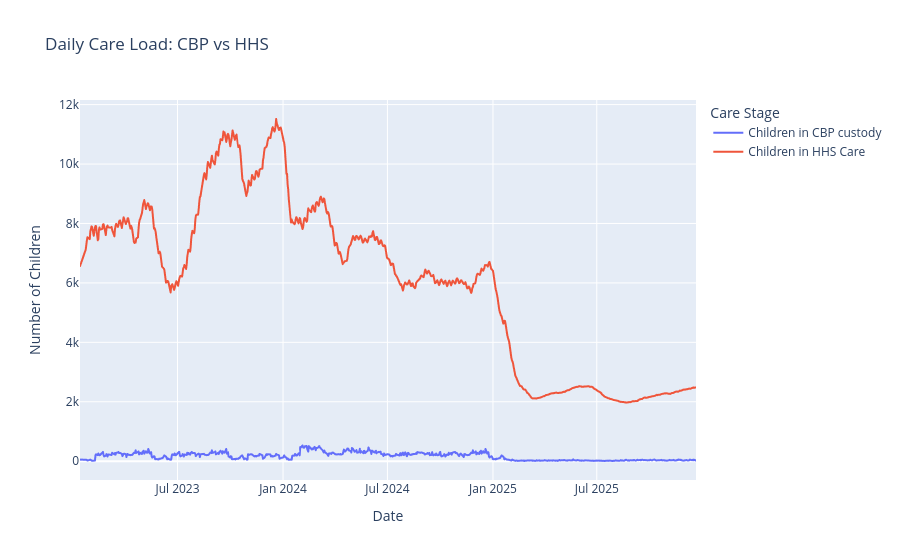
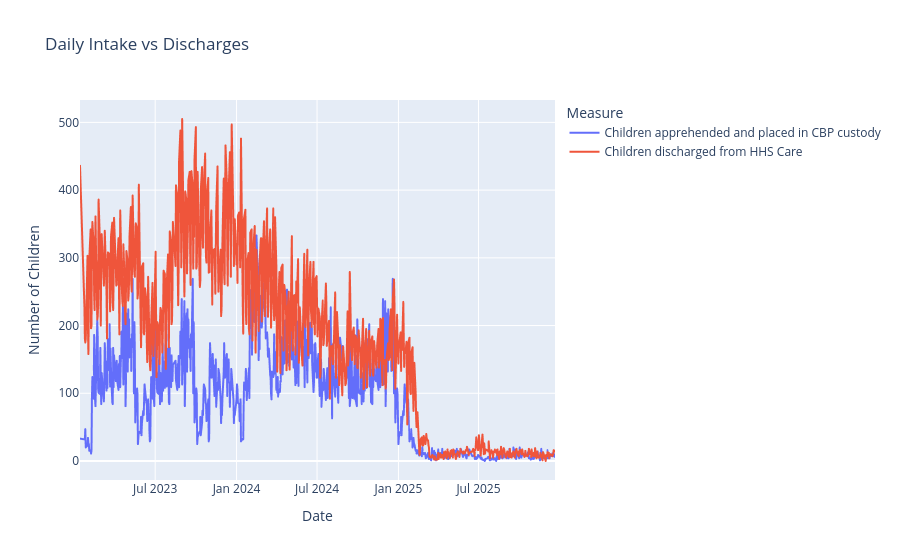
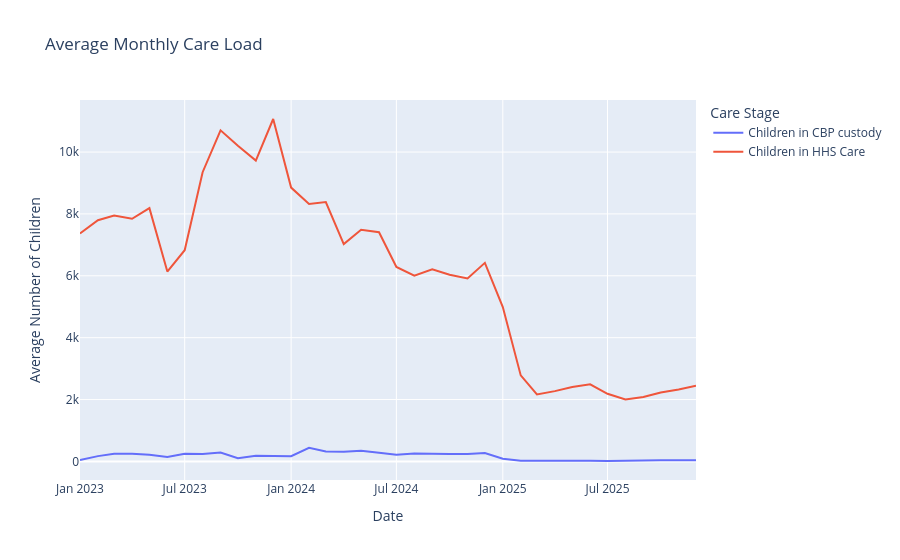
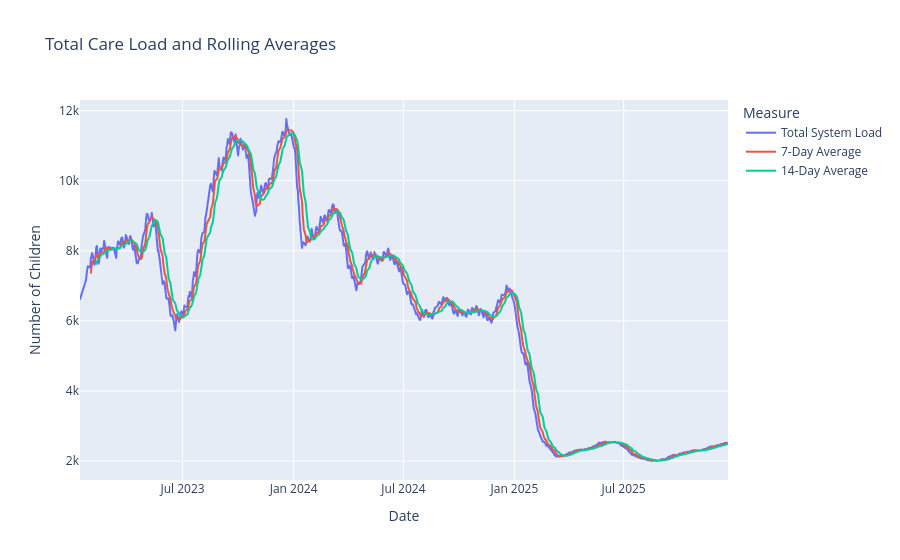

Write notebook code for charts like these, in order.
### Code cell
# # System Capacity & Care Load Analytics: EDA, KPIs and Forecasting
 
# %% [markdown]
# ## 1. Import libraries
# %%
import pandas as pd
import numpy as np
import matplotlib.pyplot as plt
import seaborn as sns
import plotly.express as px
from sklearn.metrics import mean_absolute_error, mean_squared_error
from statsmodels.tsa.arima.model import ARIMA
 
pd.set_option("display.max_columns", None)
print("Libraries ready!")
 
# %% [markdown]
# ## 2. Load the dataset
# %%
df = pd.read_csv("../data/HHS_Unaccompanied_Alien_Children_Program.csv")
print("Dataset loaded:", df.shape)
df.head()
 
# %% [markdown]
# ## 3. Clean column names
# %%
COLS = [
    "Children apprehended and placed in CBP custody",
    "Children in CBP custody",
    "Children transferred out of CBP custody",
    "Children in HHS Care",
    "Children discharged from HHS Care",
]
 
df.columns = (
    df.columns
      .str.replace("\ufeff", "", regex=False)   # hidden BOM character
      .str.replace("*", "", regex=False)        # footnote asterisk
      .str.replace(r"\s+", " ", regex=True)     # extra spaces / line breaks
      .str.strip()
)
 
# If the file has 6 columns in the expected order, set exact names by position
if df.shape[1] == 6:
    df.columns = ["Date"] + COLS
 
print(df.columns.tolist())
 
missing_cols = [c for c in ["Date"] + COLS if c not in df.columns]
print("Missing columns:", missing_cols)
 
# %% [markdown]
# ## 4. Dates, sorting, duplicates
# %%
df["Date"] = pd.to_datetime(df["Date"], errors="coerce")
print("Invalid dates:", df["Date"].isna().sum())
 
df = df.dropna(subset=["Date"]).sort_values("Date").reset_index(drop=True)
 
print("First date:", df["Date"].min())
print("Last date:", df["Date"].max())
print("Duplicate dates:", df["Date"].duplicated().sum())
 
# %% [markdown]
# ## 5. Numeric conversion and missing values
# %%
count_cols = COLS
 
for col in count_cols:
    df[col] = pd.to_numeric(
        df[col].astype(str).str.replace(",", "", regex=False),
        errors="coerce"
    )
 
print("Missing values:")
display(df.isnull().sum())
print("Data types:")
display(df.dtypes)
display(df.describe(include="all"))
 
# %% [markdown]
# ## 6. Validation flags
# %%
print("Negative values by column:")
display(df[count_cols].lt(0).sum())
 
df["Flag_Transfer_Exceeds_CBP"] = (
    df["Children transferred out of CBP custody"] > df["Children in CBP custody"]
)
df["Flag_Discharge_Exceeds_HHS"] = (
    df["Children discharged from HHS Care"] > df["Children in HHS Care"]
)
 
print("Transfer flags:", df["Flag_Transfer_Exceeds_CBP"].sum())
print("Discharge flags:", df["Flag_Discharge_Exceeds_HHS"].sum())
 
# %% [markdown]
# ## 7. Missing calendar dates
# %%
all_dates = pd.date_range(df["Date"].min(), df["Date"].max(), freq="D")
missing_dates = all_dates.difference(df["Date"])
 
print("Expected calendar days:", len(all_dates))
print("Missing calendar dates:", len(missing_dates))
print(missing_dates[:20])
 
# %% [markdown]
# ## 8. Exploratory Data Analysis
# %%
display(df[count_cols].describe().T)
 
# %%
fig = px.line(
    df, x="Date",
    y=["Children in CBP custody", "Children in HHS Care"],
    title="Daily Care Load: CBP vs HHS",
    labels={"value": "Number of Children", "Date": "Date", "variable": "Care Stage"}
)
fig.show()
 
# %%
fig = px.line(
    df, x="Date",
    y=["Children apprehended and placed in CBP custody",
       "Children discharged from HHS Care"],
    title="Daily Intake vs Discharges",
    labels={"value": "Number of Children", "Date": "Date", "variable": "Measure"}
)
fig.show()
 
# %%
monthly = (
    df.set_index("Date")[count_cols]
      .resample("MS").mean()
      .reset_index()
)
fig = px.line(
    monthly, x="Date",
    y=["Children in CBP custody", "Children in HHS Care"],
    title="Average Monthly Care Load",
    labels={"value": "Average Number of Children", "variable": "Care Stage"}
)
fig.show()
 
# %%
plt.figure(figsize=(11, 7))
sns.heatmap(df[count_cols].corr(), annot=True, cmap="coolwarm", fmt=".2f")
plt.title("Correlation Between Recorded Variables")
plt.tight_layout()
plt.show()
 
# %% [markdown]
# ## 9. Feature engineering and KPIs
# %%
df["Total System Load"] = df["Children in CBP custody"] + df["Children in HHS Care"]
df["Net HHS Intake"] = (
    df["Children transferred out of CBP custody"] - df["Children discharged from HHS Care"]
)
df["Daily System Load Change"] = df["Total System Load"].diff()
df["Care Load Growth Rate (%)"] = df["Total System Load"].pct_change(fill_method=None) * 100
df["7-Day Average"] = df["Total System Load"].rolling(7, min_periods=7).mean()
df["14-Day Average"] = df["Total System Load"].rolling(14, min_periods=14).mean()
 
df["Positive HHS Intake"] = (df["Net HHS Intake"] > 0).astype(int)
df["Positive Intake Days (7-day)"] = df["Positive HHS Intake"].rolling(7, min_periods=7).sum()
df["Sustained HHS Pressure"] = df["Positive Intake Days (7-day)"] >= 5
 
fig = px.line(
    df, x="Date",
    y=["Total System Load", "7-Day Average", "14-Day Average"],
    title="Total Care Load and Rolling Averages",
    labels={"value": "Number of Children", "variable": "Measure"}
)
fig.show()
 
# %%
total_load = df["Total System Load"].dropna()
net_intake = df["Net HHS Intake"].dropna()
 
kpis = {
    "Latest Total System Load": total_load.iloc[-1],
    "Average Daily System Load": total_load.mean(),
    "Maximum Recorded System Load": total_load.max(),
    "Average Net HHS Intake": net_intake.mean(),
    "Positive Net Intake Days": (net_intake > 0).sum(),
    "Negative Net Intake Days": (net_intake < 0).sum(),
}
display(pd.Series(kpis, name="Value").to_frame())
 
total_transfers = df["Children transferred out of CBP custody"].sum(min_count=1)
total_discharges = df["Children discharged from HHS Care"].sum(min_count=1)
discharge_offset_ratio = (
    total_discharges / total_transfers
    if pd.notna(total_transfers) and total_transfers != 0 else np.nan
)
print("Discharge Offset Ratio:", discharge_offset_ratio)
 
# %% [markdown]
# ## 10. Forecasting
# One row per date, regular daily index (gaps interpolated, document in report)
forecast_df = (
    df[["Date", "Total System Load"]]
    .dropna()
    .drop_duplicates("Date")
    .sort_values("Date")
    .set_index("Date")
    .asfreq("D")
)
n_gaps = forecast_df["Total System Load"].isna().sum()
forecast_df["Total System Load"] = forecast_df["Total System Load"].interpolate()
print("Gaps interpolated:", n_gaps)
print("Usable observations:", len(forecast_df))
 
#
split_index = int(len(forecast_df) * 0.8)
train = forecast_df.iloc[:split_index].copy()
test = forecast_df.iloc[split_index:].copy()
 
print("Training observations:", len(train))
print("Testing observations:", len(test))
print("Training ends:", train.index.max())
print("Testing begins:", test.index.min())
 

# Baseline: repeat last training value
baseline_predictions = np.repeat(train["Total System Load"].iloc[-1], len(test))
 
baseline_mae = mean_absolute_error(test["Total System Load"], baseline_predictions)
baseline_rmse = np.sqrt(mean_squared_error(test["Total System Load"], baseline_predictions))
print("Baseline MAE:", round(baseline_mae, 2))
print("Baseline RMSE:", round(baseline_rmse, 2))
 
# %%
# ARIMA(1,1,1)
fitted_model = ARIMA(train["Total System Load"], order=(1, 1, 1)).fit()
predictions = fitted_model.forecast(steps=len(test))
predictions.index = test.index
 
arima_mae = mean_absolute_error(test["Total System Load"], predictions)
arima_rmse = np.sqrt(mean_squared_error(test["Total System Load"], predictions))
print("ARIMA MAE:", round(arima_mae, 2))
print("ARIMA RMSE:", round(arima_rmse, 2))
 
# %%
results = pd.DataFrame({
    "Model": ["Naive baseline", "ARIMA(1,1,1)"],
    "MAE": [round(baseline_mae, 2), round(arima_mae, 2)],
    "RMSE": [round(baseline_rmse, 2), round(arima_rmse, 2)],
})
display(results)
 
comparison = pd.DataFrame({
    "Actual": test["Total System Load"],
    "Baseline": baseline_predictions,
    "ARIMA": predictions,
})
comparison.plot(figsize=(14, 6))
plt.title("Actual vs Forecasted Total System Load")
plt.ylabel("Number of Children")
plt.tight_layout()
plt.show()
 
# %%
# 30-day forecast: refit on all data
final_model = ARIMA(forecast_df["Total System Load"], order=(1, 1, 1)).fit()
future_forecast = final_model.forecast(steps=30)
 
future_df = pd.DataFrame({
    "Date": pd.date_range(forecast_df.index.max() + pd.Timedelta(days=1), periods=30, freq="D"),
    "Forecasted System Load": future_forecast.to_numpy(),
})
display(future_df.head(10))
 
fig = px.line(
    future_df, x="Date", y="Forecasted System Load",
    title="30-Day Total System Load Forecast",
    labels={"Forecasted System Load": "Number of Children"}
)
fig.show()
 
# %% [markdown]
# ## 11. Save outputs
# %%
df.to_csv("../data/cleaned_data.csv", index=False)
future_df.to_csv("../data/forecast_30_days.csv", index=False)
results.to_csv("../data/model_results.csv", index=False)
 
print("df:", df.shape, "| future_df:", future_df.shape)
print("Saved!")

### Figure 1 — Plotly figure (JSON) as saved in the notebook; plotly's stock layout.template omitted (floating-point values rounded to 4 significant figures; data arrays with more than 128 entries replaced by an {"elided": "..."} marker saying what was removed)
{"data": [{"hovertemplate": "Care Stage=Children in CBP custody<br>Date=%{x}<br>Number of Children=%{y}<extra></extra>", "legendgroup": "Children in CBP custody", "line": {"color": "#636efa", "dash": "solid"}, "marker": {"symbol": "circle"}, "mode": "lines", "name": "Children in CBP custody", "showlegend": true, "type": "scattergl", "x": {"elided": "720 str values"}, "xaxis": "x", "y": {"elided": "720 float values"}, "yaxis": "y"}, {"hovertemplate": "Care Stage=Children in HHS Care<br>Date=%{x}<br>Number of Children=%{y}<extra></extra>", "legendgroup": "Children in HHS Care", "line": {"color": "#EF553B", "dash": "solid"}, "marker": {"symbol": "circle"}, "mode": "lines", "name": "Children in HHS Care", "showlegend": true, "type": "scattergl", "x": {"elided": "720 str values"}, "xaxis": "x", "y": {"elided": "720 float values"}, "yaxis": "y"}], "layout": {"legend": {"title": {"text": "Care Stage"}, "tracegroupgap": 0}, "title": {"text": "Daily Care Load: CBP vs HHS"}, "xaxis": {"anchor": "y", "domain": [0, 1], "title": {"text": "Date"}}, "yaxis": {"anchor": "x", "domain": [0, 1], "title": {"text": "Number of Children"}}}}

### Figure 2 — Plotly figure (JSON) as saved in the notebook; plotly's stock layout.template omitted (floating-point values rounded to 4 significant figures; data arrays with more than 128 entries replaced by an {"elided": "..."} marker saying what was removed)
{"data": [{"hovertemplate": "Measure=Children apprehended and placed in CBP custody<br>Date=%{x}<br>Number of Children=%{y}<extra></extra>", "legendgroup": "Children apprehended and placed in CBP custody", "line": {"color": "#636efa", "dash": "solid"}, "marker": {"symbol": "circle"}, "mode": "lines", "name": "Children apprehended and placed in CBP custody", "showlegend": true, "type": "scattergl", "x": {"elided": "720 str values"}, "xaxis": "x", "y": {"elided": "720 float values"}, "yaxis": "y"}, {"hovertemplate": "Measure=Children discharged from HHS Care<br>Date=%{x}<br>Number of Children=%{y}<extra></extra>", "legendgroup": "Children discharged from HHS Care", "line": {"color": "#EF553B", "dash": "solid"}, "marker": {"symbol": "circle"}, "mode": "lines", "name": "Children discharged from HHS Care", "showlegend": true, "type": "scattergl", "x": {"elided": "720 str values"}, "xaxis": "x", "y": {"elided": "720 float values"}, "yaxis": "y"}], "layout": {"legend": {"title": {"text": "Measure"}, "tracegroupgap": 0}, "title": {"text": "Daily Intake vs Discharges"}, "xaxis": {"anchor": "y", "domain": [0, 1], "title": {"text": "Date"}}, "yaxis": {"anchor": "x", "domain": [0, 1], "title": {"text": "Number of Children"}}}}

### Figure 3 — Plotly figure (JSON) as saved in the notebook; plotly's stock layout.template omitted (floating-point values rounded to 4 significant figures)
{"data": [{"hovertemplate": "Care Stage=Children in CBP custody<br>Date=%{x}<br>Average Number of Children=%{y}<extra></extra>", "legendgroup": "Children in CBP custody", "line": {"color": "#636efa", "dash": "solid"}, "marker": {"symbol": "circle"}, "mode": "lines", "name": "Children in CBP custody", "orientation": "v", "showlegend": true, "type": "scatter", "x": ["2023-01-01T00:00:00.000000", "2023-02-01T00:00:00.000000", "2023-03-01T00:00:00.000000", "2023-04-01T00:00:00.000000", "2023-05-01T00:00:00.000000", "2023-06-01T00:00:00.000000", "2023-07-01T00:00:00.000000", "2023-08-01T00:00:00.000000", "2023-09-01T00:00:00.000000", "2023-10-01T00:00:00.000000", "2023-11-01T00:00:00.000000", "2023-12-01T00:00:00.000000", "2024-01-01T00:00:00.000000", "2024-02-01T00:00:00.000000", "2024-03-01T00:00:00.000000", "2024-04-01T00:00:00.000000", "2024-05-01T00:00:00.000000", "2024-06-01T00:00:00.000000", "2024-07-01T00:00:00.000000", "2024-08-01T00:00:00.000000", "2024-09-01T00:00:00.000000", "2024-10-01T00:00:00.000000", "2024-11-01T00:00:00.000000", "2024-12-01T00:00:00.000000", "2025-01-01T00:00:00.000000", "2025-02-01T00:00:00.000000", "2025-03-01T00:00:00.000000", "2025-04-01T00:00:00.000000", "2025-05-01T00:00:00.000000", "2025-06-01T00:00:00.000000", "2025-07-01T00:00:00.000000", "2025-08-01T00:00:00.000000", "2025-09-01T00:00:00.000000", "2025-10-01T00:00:00.000000", "2025-11-01T00:00:00.000000", "2025-12-01T00:00:00.000000"], "xaxis": "x", "y": [43.88, 171.3, 245.1, 250.2, 217.0, 145.7, 245.3, 237.2, 291.1, 102.9, 183.5, 186.6, 170.6, 441.6, 321.2, 309.2, 345.8, 284.0, 212.4, 254.5, 239.2, 243.4, 236.7, 271.7, 88.95, 22.68, 21.45, 24.87, 32.83, 19.06, 13.95, 25.6, 35.82, 34.33, 34.79, 36.2], "yaxis": "y"}, {"hovertemplate": "Care Stage=Children in HHS Care<br>Date=%{x}<br>Average Number of Children=%{y}<extra></extra>", "legendgroup": "Children in HHS Care", "line": {"color": "#EF553B", "dash": "solid"}, "marker": {"symbol": "circle"}, "mode": "lines", "name": "Children in HHS Care", "orientation": "v", "showlegend": true, "type": "scatter", "x": ["2023-01-01T00:00:00.000000", "2023-02-01T00:00:00.000000", "2023-03-01T00:00:00.000000", "2023-04-01T00:00:00.000000", "2023-05-01T00:00:00.000000", "2023-06-01T00:00:00.000000", "2023-07-01T00:00:00.000000", "2023-08-01T00:00:00.000000", "2023-09-01T00:00:00.000000", "2023-10-01T00:00:00.000000", "2023-11-01T00:00:00.000000", "2023-12-01T00:00:00.000000", "2024-01-01T00:00:00.000000", "2024-02-01T00:00:00.000000", "2024-03-01T00:00:00.000000", "2024-04-01T00:00:00.000000", "2024-05-01T00:00:00.000000", "2024-06-01T00:00:00.000000", "2024-07-01T00:00:00.000000", "2024-08-01T00:00:00.000000", "2024-09-01T00:00:00.000000", "2024-10-01T00:00:00.000000", "2024-11-01T00:00:00.000000", "2024-12-01T00:00:00.000000", "2025-01-01T00:00:00.000000", "2025-02-01T00:00:00.000000", "2025-03-01T00:00:00.000000", "2025-04-01T00:00:00.000000", "2025-05-01T00:00:00.000000", "2025-06-01T00:00:00.000000", "2025-07-01T00:00:00.000000", "2025-08-01T00:00:00.000000", "2025-09-01T00:00:00.000000", "2025-10-01T00:00:00.000000", "2025-11-01T00:00:00.000000", "2025-12-01T00:00:00.000000"], "xaxis": "x", "y": [7370.0, 7796.0, 7945.0, 7843.0, 8187.0, 6136.0, 6828.0, 9348.0, 10700.0, 10210.0, 9726.0, 11070.0, 8851.0, 8325.0, 8383.0, 7027.0, 7490.0, 7408.0, 6286.0, 6004.0, 6213.0, 6033.0, 5915.0, 6419.0, 4991.0, 2782.0, 2164.0, 2273.0, 2407.0, 2492.0, 2187.0, 2001.0, 2082.0, 2231.0, 2326.0, 2445.0], "yaxis": "y"}], "layout": {"legend": {"title": {"text": "Care Stage"}, "tracegroupgap": 0}, "title": {"text": "Average Monthly Care Load"}, "xaxis": {"anchor": "y", "domain": [0, 1], "title": {"text": "Date"}}, "yaxis": {"anchor": "x", "domain": [0, 1], "title": {"text": "Average Number of Children"}}}}

### Figure 4 — Plotly figure (JSON) as saved in the notebook; plotly's stock layout.template omitted (floating-point values rounded to 4 significant figures; data arrays with more than 128 entries replaced by an {"elided": "..."} marker saying what was removed)
{"data": [{"hovertemplate": "Measure=Total System Load<br>Date=%{x}<br>Number of Children=%{y}<extra></extra>", "legendgroup": "Total System Load", "line": {"color": "#636efa", "dash": "solid"}, "marker": {"symbol": "circle"}, "mode": "lines", "name": "Total System Load", "showlegend": true, "type": "scattergl", "x": {"elided": "720 str values"}, "xaxis": "x", "y": {"elided": "720 float values"}, "yaxis": "y"}, {"hovertemplate": "Measure=7-Day Average<br>Date=%{x}<br>Number of Children=%{y}<extra></extra>", "legendgroup": "7-Day Average", "line": {"color": "#EF553B", "dash": "solid"}, "marker": {"symbol": "circle"}, "mode": "lines", "name": "7-Day Average", "showlegend": true, "type": "scattergl", "x": {"elided": "720 str values"}, "xaxis": "x", "y": {"elided": "720 float values"}, "yaxis": "y"}, {"hovertemplate": "Measure=14-Day Average<br>Date=%{x}<br>Number of Children=%{y}<extra></extra>", "legendgroup": "14-Day Average", "line": {"color": "#00cc96", "dash": "solid"}, "marker": {"symbol": "circle"}, "mode": "lines", "name": "14-Day Average", "showlegend": true, "type": "scattergl", "x": {"elided": "720 str values"}, "xaxis": "x", "y": {"elided": "720 float values"}, "yaxis": "y"}], "layout": {"legend": {"title": {"text": "Measure"}, "tracegroupgap": 0}, "title": {"text": "Total Care Load and Rolling Averages"}, "xaxis": {"anchor": "y", "domain": [0, 1], "title": {"text": "Date"}}, "yaxis": {"anchor": "x", "domain": [0, 1], "title": {"text": "Number of Children"}}}}
